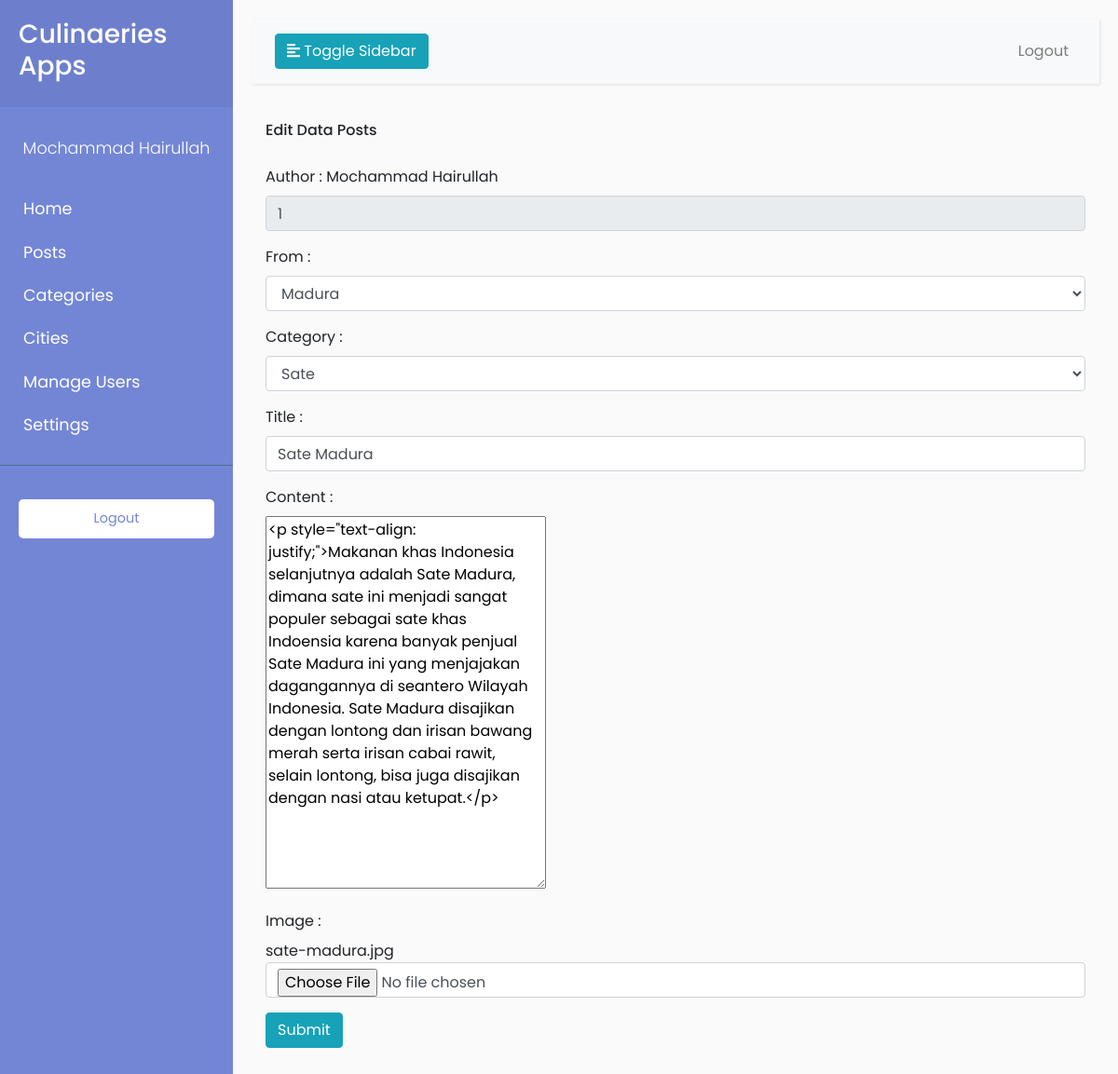
The app's page /culinaries/admin/culinaries/edit.php?id=4 (signed in) with its own data.
### tables this page shows
CREATE TABLE `culinary` (
  `id` int(11) NOT NULL,
  `city_id` int(11) NOT NULL,
  `category_id` int(11) NOT NULL,
  `uid` int(11) NOT NULL,
  `title` varchar(255) NOT NULL,
  `content` text NOT NULL,
  `img` varchar(255) NOT NULL,
  `created_at` datetime NOT NULL,
  `updated_at` datetime NOT NULL
);

CREATE TABLE `cities` (
  `city_id` int(11) NOT NULL,
  `city` varchar(100) NOT NULL,
  `created_at` datetime NOT NULL,
  `updated_at` datetime NOT NULL
);

CREATE TABLE `categories` (
  `category_id` int(11) NOT NULL,
  `category` varchar(100) NOT NULL,
  `created_at` datetime NOT NULL,
  `updated_at` datetime NOT NULL
);

### culinaries/admin/culinaries/edit.php (the view, shortened to what this page needs)
<?php include './../layouts/header.php'; ?>
  <?php $query = "select * from culinary where id='$_GET[id]'"; ?>
  <?php $sql = mysqli_query($conn, $query); ?>
  <?php foreach($sql as $row): ?>
    <div class="container">
      <h6 class="float-left">Edit Data Posts</h6>
      <br><br>
      <form action="./../../app/culinaries/update.php" method="POST" enctype="multipart/form-data">
        <label for="">Author : <?= $_SESSION['sess_name'] ?></label>
        <div class="form-group">
          <input type="text" required name="uid" readonly class="form-control" value="<?= $_SESSION['sess_id'] ?>">
        </div>
        <label for="">From : </label>
        <div class="form-group">
          <?php $qCities = "select * from cities"; ?>
          <?php $sCities = mysqli_query($conn, $qCities); ?>
          <select name="city_id" class="form-control">
            <?php foreach($sCities as $key): ?>
              <option value="<?= $key['city_id'] ?>" <?= ($key['city_id'] == $row['city_id']) ? 'selected' : '' ?> ><?= $key['city'] ?></option>
            <?php endforeach ?>
          </select>
        </div>
        <label for="">Category : </label>
        <div class="form-group">
          <?php $qCategories = "select * from categories"; ?>
          <?php $sCategories = mysqli_query($conn, $qCategories); ?>
          <select name="category_id" class="form-control">
            <?php foreach($sCategories as $key): ?>
              <option value="<?= $key['category_id'] ?>" <?= ($key['category_id'] == $row['category_id']) ? 'selected' : '' ?> ><?= $key['category'] ?></option>
            <?php endforeach ?>
          </select>
        </div>
        <label for="">Title : </label>
        <div class="form-group">
          <input type="text" required name="title" class="form-control" value="<?= $row['title'] ?>" placeholder="Soto Ayam, Rawon etc.">
        </div>
        <label for="">Content : </label>
        <div class="form-group">
          <textarea style="height: 400px" name="content" id="editor"><?= $row['content'] ?></textarea>
        </div>
        <label for="">Image : </label>
        <div class="form-group">
          <span><?= $row['img'] ?></span>
          <input type="file" name="img" class="form-control">
        </div>
        <div class="form-group">
          <button class="btn btn-info btn-md">Submit</button>
        </div>
      </form>
    </div>
  <?php endforeach ?>
<?php include './../layouts/footer.php'; ?>

### culinaries/admin/assets/css/style.css (style rules this page uses)
body { font-family: 'Poppins', sans-serif; background: #fafafa; }

### records on screen
culinary: city_id "Madura", category_id "Sate", title "Sate Madura", content "<p style=\"text-align: justify;\">Makanan khas Indonesia selanjutnya adalah Sate Madura, dimana sate ini menjadi sangat populer sebagai sate khas Indoensia karena banyak penjual Sate Madura ini yang menjajakan dagangannya di seantero Wilayah Indonesia. Sate Madura disajikan dengan lontong dan irisan bawang merah serta irisan cabai rawit, selain lontong, bisa juga disajikan dengan nasi atau ketupat.</p>", img "sate-madura.jpg"

### other values on screen
$_SESSION['sess_name'] "Mochammad Hairullah"
